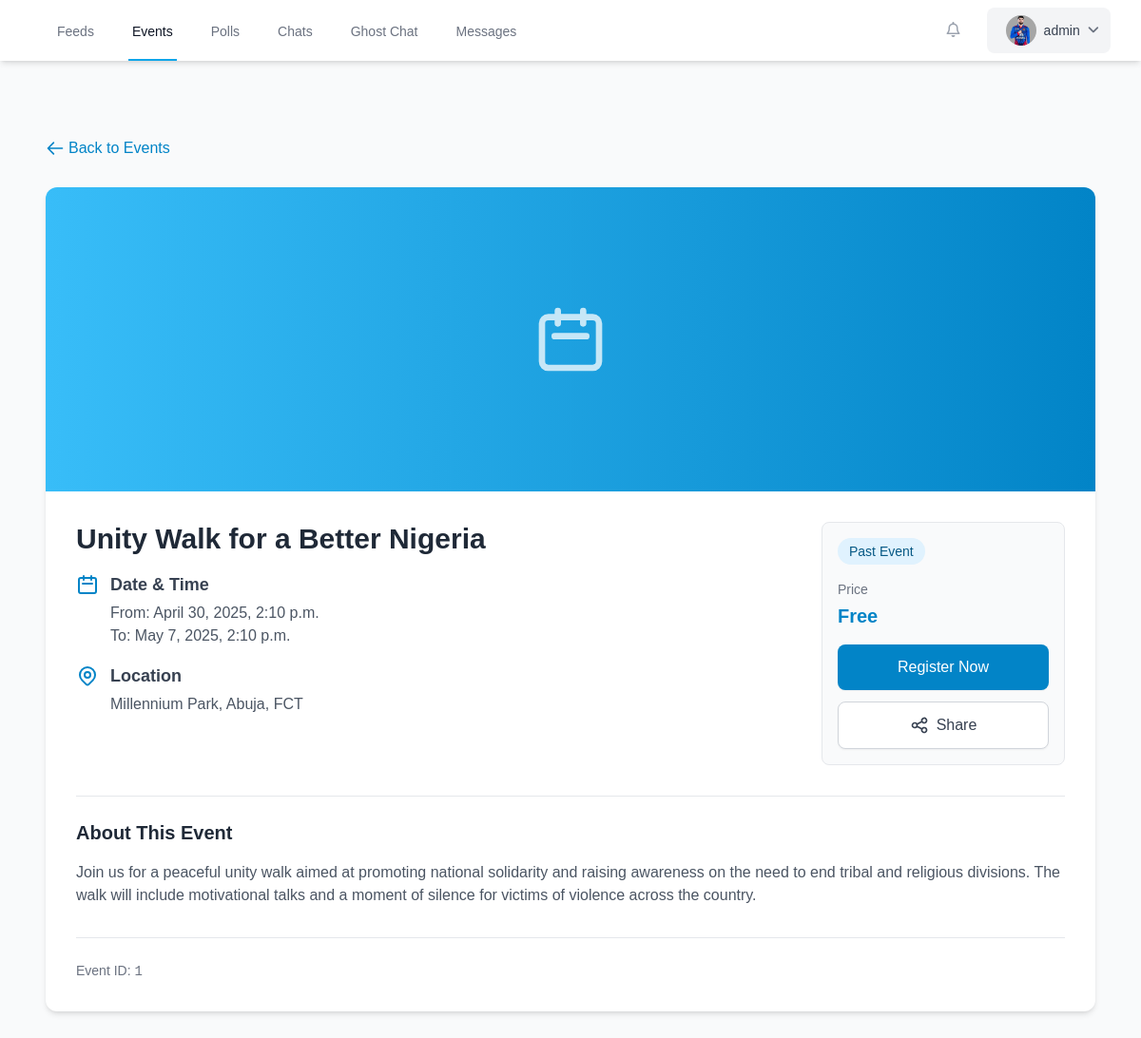
Page /events/1/ (signed in) on the committed database.
### app/models.py (models this page shows, shortened)
class Profile(models.Model):
    user = models.OneToOneField(settings.AUTH_USER_MODEL, on_delete=models.CASCADE)
    first_name = models.CharField(max_length=30, blank=True)
    last_name = models.CharField(max_length=30, blank=True)
    state = models.CharField(max_length=50, blank=True)
    phone_number = models.CharField(max_length=15, blank=True)
    date_of_birth = models.DateField(blank=True, null=True)
    local_government = models.CharField(max_length=100, blank=True)
    bio = models.TextField(blank=True, null=True)
    profile_picture = models.ImageField(upload_to='media/uploads/images', blank=True, null=True)

class Event(models.Model):
    title = models.CharField(max_length=255, blank=True, null=True)
    description = models.TextField(blank=True, null=True)
    created_by = models.ForeignKey(User, on_delete=models.CASCADE)
    image = models.ImageField(upload_to='Event_images/', blank=True, null=True)
    created_at = models.DateTimeField(auto_now_add=True)
    updated_at = models.DateTimeField(auto_now=True)
    start_time = models.DateTimeField(blank=True, null=True)
    end_time = models.DateTimeField(blank=True, null=True)
    location = models.CharField(max_length=255, blank=True, null=True)
    attendees = models.ManyToManyField(User, related_name='event_attendees', blank=True)

### app/views.py (the view)
# urls.py: path('events/<int:pk>/', views.event_detail, name='event-detail'),
def event_detail(request, pk):
    event = get_object_or_404(Event, pk=pk)
    return render(request, 'app/details.html', {'event': event})

### app/templates/app/details.html (shortened to what this page needs)
{% extends 'app/user_navbar.html' %}
{% block content %}
<!DOCTYPE html>
<html lang="en">
<head>
    <script src="https://cdn.tailwindcss.com"></script>
</head>
<body class="bg-gray-50 min-h-screen font-sans">
    <div class="container mx-auto px-4 py-12 max-w-6xl">
        <div class="mb-6">
            <a href="{% url 'event-detail' %}" class="inline-flex items-center text-primary-600 hover:text-primary-800 transition duration-200">
                <svg xmlns="http://www.w3.org/2000/svg" class="h-5 w-5 mr-1" fill="none" viewBox="0 0 24 24" stroke="currentColor">
                    <path stroke-linecap="round" stroke-linejoin="round" stroke-width="2" d="M10 19l-7-7m0 0l7-7m-7 7h18" />
                </svg>
                Back to Events
            </a>
        </div>
        <div class="bg-white rounded-xl shadow-md overflow-hidden">
            {% if event.image %}
                <div class="w-full h-64 md:h-80 overflow-hidden">
                    <img src="{{ event.image.url }}" alt="{{ event.title }}" class="w-full h-full object-cover">
                </div>
            {% else %}
                <div class="w-full h-64 md:h-80 bg-gradient-to-r from-primary-400 to-primary-600 flex items-center justify-center">
                    <svg xmlns="http://www.w3.org/2000/svg" class="h-20 w-20 text-white opacity-75" fill="none" viewBox="0 0 24 24" stroke="currentColor">
                        <path stroke-linecap="round" stroke-linejoin="round" stroke-width="2" d="M8 7V3m8 4V3m-9 8h10M5 21h14a2 2 0 002-2V7a2 2 0 00-2-2H5a2 2 0 00-2 2v12a2 2 0 002 2z" />
                    </svg>
                </div>
            {% endif %}
            <div class="p-6 md:p-8">
                <div class="flex flex-col md:flex-row md:justify-between md:items-start gap-6">
                    <div class="flex-grow">
                        <h1 class="text-3xl font-bold text-gray-800 mb-4">{{ event.title }}</h1>
                        <div class="flex items-start mb-4">
                            <svg xmlns="http://www.w3.org/2000/svg" class="h-6 w-6 text-primary-600 mt-0.5 flex-shrink-0" fill="none" viewBox="0 0 24 24" stroke="currentColor">
                                <path stroke-linecap="round" stroke-linejoin="round" stroke-width="2" d="M8 7V3m8 4V3m-9 8h10M5 21h14a2 2 0 002-2V7a2 2 0 00-2-2H5a2 2 0 00-2 2v12a2 2 0 002 2z" />
                            </svg>
                            <div class="ml-3">
                                <h3 class="text-lg font-semibold text-gray-700 mb-1">Date & Time</h3>
                                <p class="text-gray-600">
                                    <span class="font-medium">From:</span> {{ event.start_time|date:"F j, Y, g:i a" }}
                                </p>
                                <p class="text-gray-600">
                                    <span class="font-medium">To:</span> {{ event.end_time|date:"F j, Y, g:i a" }}
                                </p>
                            </div>
                        </div>
                        <div class="flex items-start mb-4">
                            <div class="ml-3">
                                <h3 class="text-lg font-semibold text-gray-700 mb-1">Location</h3>
                                <p class="text-gray-600">{{ event.location }}</p>
                            </div>
                        </div>
                    </div>
                    <div class="md:w-64 flex-shrink-0">
                        <div class="bg-gray-50 rounded-lg p-4 border border-gray-200">
                            <div class="mb-4">
                                <span class="inline-flex items-center px-3 py-1 rounded-full text-sm font-medium bg-primary-100 text-primary-800">
                                    {% if event.is_upcoming %}
                                        Upcoming
                                    {% else %}
                                        Past Event
                                    {% endif %}
                                </span>
                            </div>
                            {% if event.price %}
                            <div class="mb-4">
                                <h4 class="text-sm font-medium text-gray-500 mb-1">Price</h4>
                                <p class="text-2xl font-bold text-gray-800">${{ event.price }}</p>
                            </div>
                            {% else %}
                            <div class="mb-4">
                                <h4 class="text-sm font-medium text-gray-500 mb-1">Price</h4>
                                <p class="text-xl font-bold text-primary-600">Free</p>
                            </div>
                            {% endif %}
                            <a href="{% url 'register' %}" class="w-full bg-primary-600 hover:bg-primary-700 text-white font-medium py-3 px-4 rounded-lg shadow-sm transition duration-200 mb-3 text-center block">
                                Register Now
                            </a>
                            <button class="w-full bg-white hover:bg-gray-50 text-gray-700 font-medium py-3 px-4 rounded-lg border border-gray-300 shadow-sm transition duration-200 flex items-center justify-center">
                                Share
                            </button>
                        </div>
                    </div>
                </div>
                <div class="mt-8 pt-6 border-t border-gray-200">
                    <h2 class="text-xl font-bold text-gray-800 mb-4">About This Event</h2>
                    <div class="prose max-w-none text-gray-600">
                        {{ event.description|linebreaks }}
                    </div>
                </div>
                <div class="mt-8 pt-6 border-t border-gray-200 text-sm text-gray-500">
                    <p>Event ID: <span class="font-mono">{{ event.id }}</span></p>
                </div>
            </div>
        </div>
    </div>
</body>
</html>
{% endblock %}

### app/templates/app/user_navbar.html (shortened to what this page needs)
<!DOCTYPE html>
<html lang="en">
<head>
    <script src="https://cdn.tailwindcss.com"></script>
    <link rel="stylesheet" href="https://cdnjs.cloudflare.com/ajax/libs/font-awesome/6.4.0/css/all.min.css">
</head>
<body class="bg-gray-50">
    <nav class="bg-white shadow-md">
        <div class="max-w-7xl mx-auto px-4 sm:px-6 lg:px-8">
            <div class="flex justify-between h-16">
                <div class="flex">
                    <div class="hidden sm:ml-6 sm:flex sm:space-x-8">
                        <a href="{% url 'home' %}" class="inline-flex items-center px-1 pt-1 border-b-2 {% if request.resolver_match.url_name == 'home' %}border-primary-500 text-gray-900{% else %}border-transparent text-gray-500 hover:border-gray-300 hover:text-gray-700{% endif %} text-sm font-medium">
                            Feeds
                        </a>
                        <a href="{% url 'event-detail' %}" class="inline-flex items-center px-1 pt-1 border-b-2 {% if request.resolver_match.url_name == 'event-detail' %}border-primary-500 text-gray-900{% else %}border-transparent text-gray-500 hover:border-gray-300 hover:text-gray-700{% endif %} text-sm font-medium">
                            Events
                        </a>
                        <a href="{% url 'poll_list' %}" class="inline-flex items-center px-1 pt-1 border-b-2 {% if request.resolver_match.url_name == 'poll_list' %}border-primary-500 text-gray-900{% else %}border-transparent text-gray-500 hover:border-gray-300 hover:text-gray-700{% endif %} text-sm font-medium">
                            Polls
                        </a>
                        {% if user.is_superuser %}
                        <a href="{% url 'profile_list' %}" class="inline-flex items-center px-1 pt-1 border-b-2 {% if request.resolver_match.url_name == 'profile_list' %}border-primary-500 text-gray-900{% else %}border-transparent text-gray-500 hover:border-gray-300 hover:text-gray-700{% endif %} text-sm font-medium">
                            Chats
                        </a>
                        {% endif %}
                        <a href="{% url 'chat:anonymous' %}" class="inline-flex items-center px-1 pt-1 border-b-2 {% if request.resolver_match.url_name == 'anonymous' %}border-primary-500 text-gray-900{% else %}border-transparent text-gray-500 hover:border-gray-300 hover:text-gray-700{% endif %} text-sm font-medium">
                            Ghost Chat
                        </a>
                        <a href="{% url 'chat:received_messages' %}" class="inline-flex items-center px-1 pt-1 border-b-2 {% if request.resolver_match.url_name == 'received_messages' %}border-primary-500 text-gray-900{% else %}border-transparent text-gray-500 hover:border-gray-300 hover:text-gray-700{% endif %} text-sm font-medium">
                            Messages
                        </a>
                    </div>
                </div>
                <div class="flex items-center">
                    <button class="p-2 rounded-full text-gray-400 hover:text-gray-500 focus:outline-none focus:ring-2 focus:ring-offset-2 focus:ring-primary-500 mr-2">
                        <i class="fa-regular fa-bell"></i>
                    </button>
                    <div class="ml-3 relative">
                        <div>
                            <button type="button" onclick="toggleDropdown()" class="flex text-sm rounded-full focus:outline-none focus:ring-2 focus:ring-offset-2 focus:ring-primary-500 items-center space-x-2 bg-gray-100 hover:bg-gray-200 px-3 py-2 rounded-lg transition-colors duration-200" id="user-menu-button" aria-expanded="false" aria-haspopup="true">
                                <div class="h-8 w-8 rounded-full overflow-hidden bg-gray-200 flex-shrink-0">
                                    {% if user.profile.profile_picture %}
                                    <img class="h-full w-full object-cover" src="{{ user.profile.profile_picture.url }}" alt="{{ user.username }}">
                                    {% else %}
                                    <div class="h-full w-full flex items-center justify-center bg-primary-100 text-primary-600">
                                        <i class="fa-solid fa-user"></i>
                                    </div>
                                    {% endif %}
                                </div>
                                <span class="text-sm font-medium text-gray-700 hidden sm:block">{{ user.username }}</span>
                                <i class="fa-solid fa-angle-down text-gray-500"></i>
                            </button>
                        </div>
                    </div>
                </div>
            </div>
        </div>
    </nav>
    <main class="max-w-7xl mx-auto px-4 sm:px-6 lg:px-8 py-8">
        {% block content %}{% endblock %}
    </main>
</body>
</html>

### app/templates/app/user_navbar.html (style rules this page uses)
html, body { margin: 0; padding: 0; width: 100%; height: 100%; }
body { font-family: Arial, sans-serif; min-height: 100vh; padding-top: 64px; box-sizing: border-box; }
nav { position: fixed; top: 0; left: 0; right: 0; width: 100%; z-index: 1000; }

### rows in the picture
Event: title "Unity Walk for a Better Nigeria", start_time "April 30, 2025, 2:10 p.m.", end_time "May 7, 2025, 2:10 p.m.", location "Millennium Park, Abuja, FCT", description "Join us for a peaceful unity walk aimed at promoting national solidarity and raising awareness on the need to end tribal and religious divisions. The walk will include motivational talks and a moment of silence for victims of violence across the country.", id "1"

### other values in the picture
{{ user.username }} "admin"
